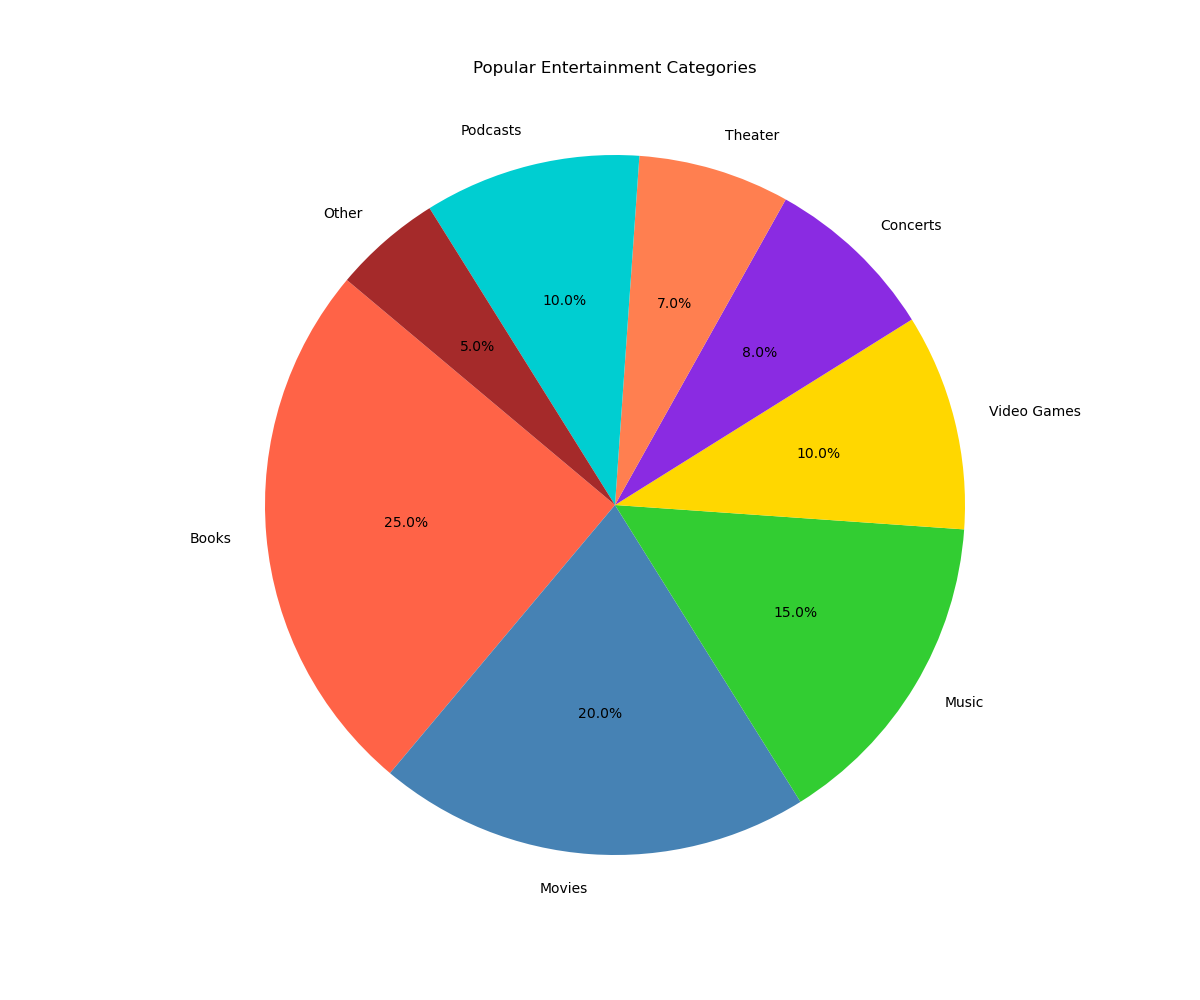

This chart was generated by the following Python code:

import matplotlib.pyplot as plt

# Data to plot
labels = ['Books', 'Movies', 'Music', 'Video Games', 'Concerts', 'Theater', 'Podcasts', 'Other']
sizes = [25, 20, 15, 10, 8, 7, 10, 5]
colors = ['#FF6347', '#4682B4', '#32CD32', '#FFD700', '#8A2BE2', '#FF7F50', '#00CED1', '#A52A2A']

# Create pie chart
plt.figure(figsize=(12, 10))
plt.pie(sizes, labels=labels, colors=colors, autopct='%1.1f%%', startangle=140)

# Title
plt.title('Popular Entertainment Categories', y=1.05)

# Display the chart
plt.axis('equal')  # Equal aspect ratio ensures that pie is drawn as a circle.
plt.show()
